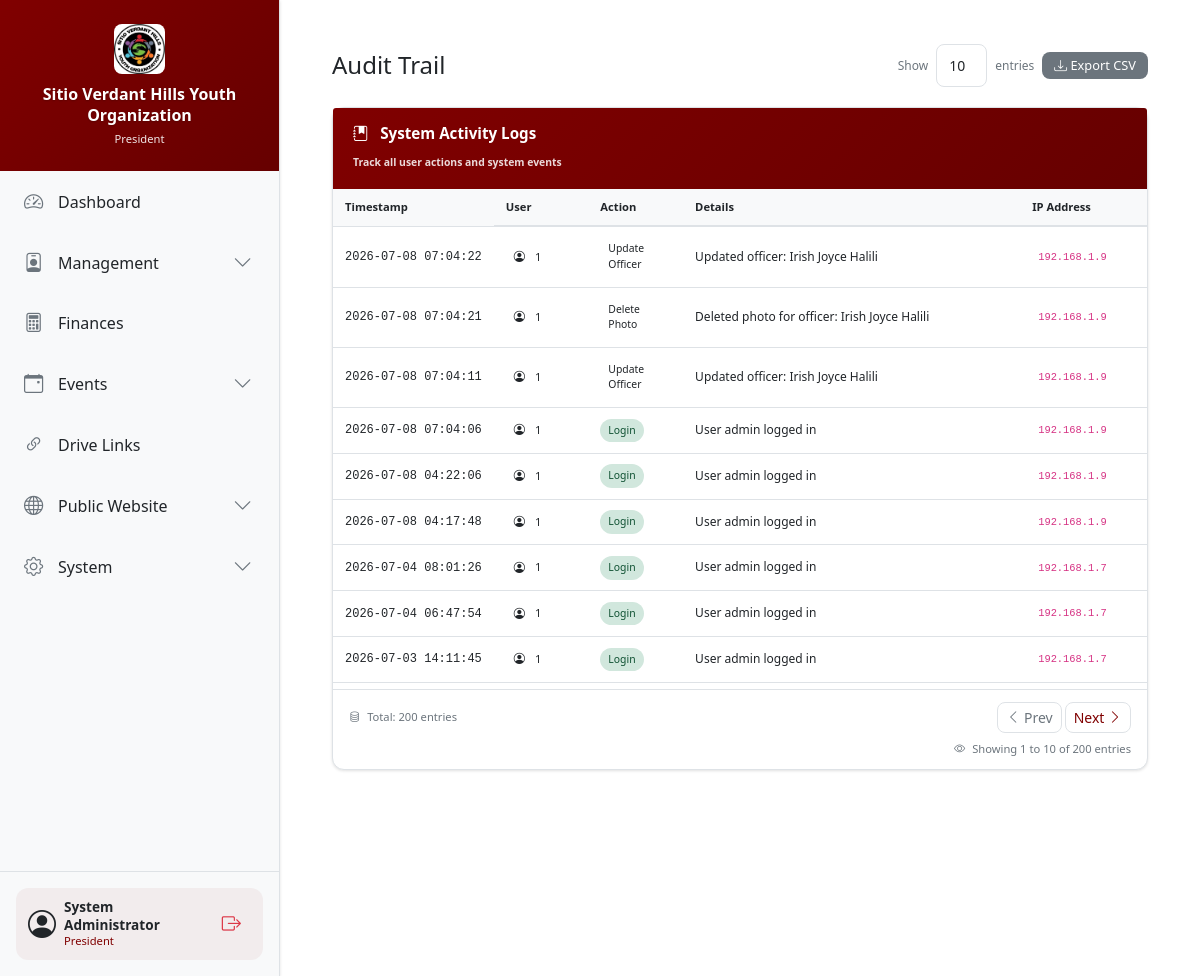
The page /admin/audit (signed in) on the database its author committed.
### app.py (models this page shows, shortened)
class SystemSetting(db.Model):
    id = db.Column(db.Integer, primary_key=True)
    setting_key = db.Column(db.String(100), unique=True)
    setting_value = db.Column(db.Text)
    updated_at = db.Column(db.DateTime, default=datetime.utcnow)

class User(UserMixin, db.Model):
    id = db.Column(db.Integer, primary_key=True)
    username = db.Column(db.String(80), unique=True, nullable=False)
    password_hash = db.Column(db.String(200), nullable=False)
    role = db.Column(db.String(50), nullable=False)
    full_name = db.Column(db.String(100))
    email = db.Column(db.String(120))
    created_at = db.Column(db.DateTime, default=datetime.utcnow)

class AuditLog(db.Model):
    id = db.Column(db.Integer, primary_key=True)
    user_id = db.Column(db.Integer, db.ForeignKey('user.id'))
    action = db.Column(db.String(200))
    details = db.Column(db.Text)
    ip_address = db.Column(db.String(50))
    created_at = db.Column(db.DateTime, default=datetime.utcnow)

### app.py (the view)
@app.route('/admin/audit')
@login_required
@role_required('President', 'Auditor')
def audit_trail():
    return render_template('audit_trail.html', logs=AuditLog.query.order_by(AuditLog.created_at.desc()).limit(200).all())

### app.py (called while the page is built)
@login_manager.user_loader
def load_user(user_id):
    return db.session.get(User, int(user_id))

def role_required(*roles):
    def decorator(f):
        @wraps(f)
        def decorated_function(*args, **kwargs):
            if not current_user.is_authenticated:
                flash('Please login to access this page.', 'warning')
                return redirect(url_for('login'))
            if current_user.role not in roles:
                flash('You do not have permission to access this page.', 'danger')
                return redirect(url_for('dashboard'))
            return f(*args, **kwargs)
        return decorated_function
    return decorator

@app.context_processor
def inject_settings():
    return {
        'org_name': (SystemSetting.query.filter_by(setting_key='org_name').first().setting_value if SystemSetting.query.filter_by(setting_key='org_name').first() else 'Sitio Verdant Hills Youth Organization'),
        'logo_url': (SystemSetting.query.filter_by(setting_key='logo_url').first().setting_value if SystemSetting.query.filter_by(setting_key='logo_url').first() else None),
        'theme': (SystemSetting.query.filter_by(setting_key='theme').first().setting_value if SystemSetting.query.filter_by(setting_key='theme').first() else 'light'),
        'primary_color': (SystemSetting.query.filter_by(setting_key='primary_color').first().setting_value if SystemSetting.query.filter_by(setting_key='primary_color').first() else '#4CAF50')
    }

@app.context_processor
def inject_unread_count():
    if current_user.is_authenticated and current_user.role in ['President', 'Secretary']:
        unread_count = ContactMessage.query.filter_by(is_read=False).count()
        return {'unread_messages_count': unread_count}
    return {'unread_messages_count': 0}

### templates/audit_trail.html (shortened to what this page needs)
{% extends "base.html" %}
{% block content %}
<div class="officers-container">
    <div class="header-section">
        <h1 class="header-title">Audit Trail</h1>
        <div class="button-group">
            <div class="d-flex align-items-center gap-2">
                <label class="form-label mb-0 text-muted" style="font-size: 0.75rem;">Show</label>
                <select id="pageSizeSelect" class="form-select form-select-sm" style="width: auto;" onchange="changePageSize()">
                    <option value="10" selected>10</option>
                </select>
                <label class="form-label mb-0 text-muted" style="font-size: 0.75rem;">entries</label>
            </div>
            <button class="btn btn-secondary btn-sm" onclick="exportToCSV('auditTable', 'audit_trail.csv')">
                <i class="bi bi-download"></i> Export CSV
            </button>
        </div>
    </div>
    <div class="card">
        <div class="card-header bg-success text-white">
            <h5 class="mb-0"><i class="bi bi-journal-bookmark-fill me-2"></i> System Activity Logs</h5>
            <small class="text-white-50">Track all user actions and system events</small>
        </div>
        <div class="card-body p-0">
            <div class="table-fixed-wrapper">
                <table class="table table-hover mb-0" id="auditTable">
                    <thead>
                        <tr>
                            <th style="width: 15%;">Timestamp</th>
                            <th style="width: 12%;">User</th>
                            <th style="width: 12%;">Action</th>
                            <th style="width: 45%;">Details</th>
                            <th style="width: 16%;">IP Address</th>
                        </tr>
                    </thead>
                    <tbody id="auditTableBody">
                        {% for log in logs %}
                        <tr class="audit-row" data-log-id="{{ log.id }}">
                            <td class="timestamp-cell">{{ log.created_at.strftime('%Y-%m-%d %H:%M:%S') }}</td>
                            <td>
                                <span class="user-badge">
                                    <i class="bi bi-person-circle me-1"></i>
                                    {{ log.user_id or 'System' }}
                                </span>
                            </td>
                            <td>
                                <span class="action-badge action-{{ log.action|lower|replace(' ', '-') }}">
                                    {{ log.action }}
                                </span>
                            </td>
                            <td class="details-cell">{{ log.details }}</td>
                            <td>
                                <code class="ip-address">{{ log.ip_address or 'N/A' }}</code>
                            </td>
                        </tr>
                        {% endfor %}
                    </tbody>
                </table>
            </div>
        </div>
        <div class="card-footer bg-transparent">
            <div class="pagination-wrapper">
                <div class="total-records-info">
                    <i class="bi bi-database me-1"></i>
                    Total: <span id="totalRecords">{{ logs|length }}</span> entries
                </div>
                <nav aria-label="Page navigation" id="paginationNav">
                    <ul class="pagination pagination-sm mb-0" id="pagination">
                        <li class="page-item" id="prevPage">
                            <a class="page-link" href="#" onclick="changePage(currentPage - 1); return false;">
                                <i class="bi bi-chevron-left"></i> Prev
                            </a>
                        </li>
                        <li class="page-item" id="nextPage">
                            <a class="page-link" href="#" onclick="changePage(currentPage + 1); return false;">
                                Next <i class="bi bi-chevron-right"></i>
                            </a>
                        </li>
                    </ul>
                </nav>
            </div>
            <div class="pagination-info mt-2">
                <i class="bi bi-eye me-1"></i>
                Showing <span id="showingStart">0</span> to <span id="showingEnd">0</span> of <span id="totalRecordsFooter">{{ logs|length }}</span> entries
            </div>
        </div>
    </div>
</div>
{% endblock %}

### templates/base.html (shortened to what this page needs)
<!DOCTYPE html>
<html lang="en" data-theme="{{ theme }}">
<head>
    <link href="https://cdn.jsdelivr.net/npm/bootstrap@5.1.3/dist/css/bootstrap.min.css" rel="stylesheet">
    <link href="https://cdn.jsdelivr.net/npm/bootstrap-icons@1.8.1/font/bootstrap-icons.css" rel="stylesheet">
    <link href="{{ url_for('static', filename='css/style.css') }}" rel="stylesheet">
    <link href="{{ url_for('static', filename='css/theme.css') }}" rel="stylesheet">
</head>
<body>
    <div class="wrapper">
        <nav class="sidebar" id="sidebar">
            <div class="sidebar-header">
                {% if logo_url %}
                <img src="{{ logo_url }}" alt="Logo" class="sidebar-logo">
                {% endif %}
                <h4 class="org-name">{{ org_name }}</h4>
                <small>{{ current_user.role }}</small>
            </div>
            <div class="sidebar-nav-wrapper">
                <ul class="nav flex-column">
                    <li class="nav-item">
                        <a class="nav-link {% if request.endpoint == 'dashboard' %}active{% endif %}" href="{{ url_for('dashboard') }}">
                            <i class="bi bi-speedometer2"></i>
                            <span>Dashboard</span>
                        </a>
                    </li>
                    <li class="nav-item">
                        <div class="nav-link menu-toggle" data-menu="managementMenu">
                            <span>
                                <i class="bi bi-person-badge"></i>
                                <span>Management</span>
                            </span>
                            <i class="bi bi-chevron-down menu-icon"></i>
                        </div>
                    </li>
                    <li class="nav-item">
                        <a class="nav-link {% if request.endpoint == 'finances' %}active{% endif %}" href="{{ url_for('finances') }}">
                            <i class="bi bi-calculator"></i>
                            <span>Finances</span>
                        </a>
                    </li>
                    <li class="nav-item">
                        <div class="nav-link menu-toggle" data-menu="eventsMenu">
                            <span>
                                <i class="bi bi-calendar-event"></i>
                                <span>Events</span>
                            </span>
                            <i class="bi bi-chevron-down menu-icon"></i>
                        </div>
                    </li>
                    <li class="nav-item">
                        <a class="nav-link {% if request.endpoint == 'links' %}active{% endif %}" href="{{ url_for('links') }}">
                            <i class="bi bi-link-45deg"></i>
                            <span>Drive Links</span>
                        </a>
                    </li>
                    <li class="nav-item">
                        <div class="nav-link menu-toggle" data-menu="publicMenu">
                            <span>
                                <i class="bi bi-globe"></i>
                                <span>Public Website</span>
                            </span>
                            <i class="bi bi-chevron-down menu-icon"></i>
                        </div>
                    </li>
                    <li class="nav-item">
                        <div class="nav-link menu-toggle" data-menu="systemMenu">
                            <span>
                                <i class="bi bi-gear"></i>
                                <span>System</span>
                            </span>
                            <i class="bi bi-chevron-down menu-icon"></i>
                        </div>
                    </li>
                </ul>
            </div>
            <div class="sidebar-footer">
                <div class="user-info">
                    <div class="d-flex align-items-center gap-2">
                        <i class="bi bi-person-circle fs-3"></i>
                        <div class="flex-grow-1">
                            <div class="user-name">{{ current_user.full_name or current_user.username }}</div>
                            <div class="user-role">{{ current_user.role }}</div>
                        </div>
                        <span class="logout-icon" data-bs-toggle="modal" data-bs-target="#logoutConfirmModal" title="Logout">
                            <i class="bi bi-box-arrow-right"></i>
                        </span>
                    </div>
                </div>
            </div>
        </nav>
        <main class="content">
            {% block content %}{% endblock %}
        </main>
    </div>
    <div class="toast-container position-fixed bottom-0 end-0 p-3" style="z-index: 1100;">
    </div>
</body>
</html>

### static/css/theme.css (style rules this page uses)
body { background-color: var(--bg-primary); color: var(--text-primary); transition: background-color 0.3s ease, color 0.3s ease; }
.card { background-color: var(--card-bg); border-color: var(--border-color); transition: background-color 0.3s ease, border-color 0.3s ease; }
.card-header { background-color: var(--header-bg) !important; color: var(--header-text) !important; border-bottom-color: var(--border-color); }
.card-header.bg-success, .card-header.bg-primary { background-color: var(--header-bg) !important; }
.card-header h5, .card-header small, .card-header i { color: var(--header-text) !important; }
.card-footer { background-color: var(--bg-secondary); border-top-color: var(--border-color); }
.table { color: var(--text-primary); }
.table thead th { background-color: var(--bg-secondary); color: var(--text-primary); border-bottom-color: var(--border-color); }
.table td { border-bottom-color: var(--border-color); }
.form-control, .form-select { background-color: var(--bg-primary); color: var(--text-primary); border-color: var(--border-color); }
.form-label { color: var(--text-primary); }
.page-link { background-color: var(--card-bg); border-color: var(--border-color); color: var(--primary-color); }
.sidebar { background-color: var(--bg-secondary); border-right-color: var(--border-color); }
.sidebar-header { background: linear-gradient(135deg, var(--primary-color), var(--primary-dark)) !important; }
.sidebar-header h4, .sidebar-header small { color: white !important; }
.sidebar .nav-link { color: var(--text-primary) !important; }

### templates/audit_trail.html (style rules this page uses)
html, body { height: 100%; margin: 0; padding: 0; overflow: hidden; }
.officers-container { height: 100vh; overflow-y: auto; overflow-x: hidden; padding: 20px; }
.officers-container { scrollbar-width: none; }
.header-section { display: flex; justify-content: space-between; align-items: center; margin-bottom: 20px; flex-wrap: wrap; gap: 15px; }
.header-title { margin: 0; font-size: 1.5rem; color: var(--text-primary); }
.button-group { display: flex; gap: 8px; flex-wrap: wrap; align-items: center; }
.table-fixed-wrapper { overflow-y: auto; overflow-x: auto; max-height: 500px; }
.table { width: 100%; margin-bottom: 0; border-collapse: collapse; }
.table thead { position: sticky; top: 0; z-index: 10; }
.table thead th { background-color: var(--bg-secondary); padding: 10px 12px; font-weight: 600; font-size: 0.7rem; border-bottom: 2px solid var(--border-color); white-space: nowrap; color: var(--text-primary); }
.table tbody td { padding: 10px 12px; vertical-align: middle; font-size: 0.75rem; color: var(--text-primary); }
.timestamp-cell { font-family: 'Courier New', monospace; font-size: 0.7rem; white-space: nowrap; }
.user-badge { display: inline-flex; align-items: center; gap: 6px; padding: 4px 8px; border-radius: 20px; font-size: 0.7rem; font-weight: 500; }
.action-badge { display: inline-flex; align-items: center; gap: 6px; padding: 4px 8px; border-radius: 20px; font-size: 0.65rem; font-weight: 500; }
.action-login { background-color: #d1e7dd; color: #0f5132; }
.ip-address { font-family: 'Courier New', monospace; font-size: 0.65rem; padding: 2px 6px; border-radius: 4px; display: inline-block; }
.details-cell { max-width: 300px; word-wrap: break-word; white-space: normal; line-height: 1.4; }
.card-header.bg-success { background: linear-gradient(135deg, var(--primary-color) 0%, var(--primary-dark) 100%) !important; border-bottom: none; }
.card-header.bg-success h5 { color: white !important; font-weight: 600; margin-bottom: 4px !important; font-size: 0.95rem; }
.card-header.bg-success small { color: rgba(255, 255, 255, 0.85) !important; font-size: 0.65rem; }
.card-footer { border-top: 1px solid var(--border-color); padding: 12px 16px; background: var(--bg-secondary); }
.total-records-info { font-size: 0.7rem; color: var(--text-secondary); }
.pagination-info { font-size: 0.7rem; color: var(--text-secondary); text-align: right; }
.pagination-wrapper { display: flex; justify-content: space-between; align-items: center; flex-wrap: wrap; gap: 16px; margin-bottom: 8px; }
.pagination { margin-bottom: 0; gap: 4px; }
.page-link { border-radius: 8px !important; padding: 4px 10px; font-size: 0.7rem; transition: all 0.2s ease; }
.btn-secondary { background-color: #6c757d !important; border-color: #6c757d !important; }

### rows shown on the page
SystemSetting: setting_value (picture)
SystemSetting: setting_value "Sitio Verdant Hills Youth Organization"
User: role "President", full_name "System Administrator"
AuditLog: created_at "2026-07-08 07:04:22", user "1", action "Update Officer", details "Updated officer: Irish Joyce Halili", ip_address "192.168.1.9"
AuditLog: created_at "2026-07-08 07:04:21", user "1", action "Delete Photo", details "Deleted photo for officer: Irish Joyce Halili", ip_address "192.168.1.9"
AuditLog: created_at "2026-07-08 07:04:11", user "1", action "Update Officer", details "Updated officer: Irish Joyce Halili", ip_address "192.168.1.9"
AuditLog: created_at "2026-07-08 07:04:06", user "1", action "Login", details "User admin logged in", ip_address "192.168.1.9"
AuditLog: created_at "2026-07-08 04:22:06", user "1", action "Login", details "User admin logged in", ip_address "192.168.1.9"
AuditLog: created_at "2026-07-08 04:17:48", user "1", action "Login", details "User admin logged in", ip_address "192.168.1.9"
AuditLog: created_at "2026-07-04 08:01:26", user "1", action "Login", details "User admin logged in", ip_address "192.168.1.7"
AuditLog: created_at "2026-07-04 06:47:54", user "1", action "Login", details "User admin logged in", ip_address "192.168.1.7"
AuditLog: created_at "2026-07-03 14:11:45", user "1", action "Login", details "User admin logged in", ip_address "192.168.1.7"

### other values the page prints
{{ logs|length }} "200"
